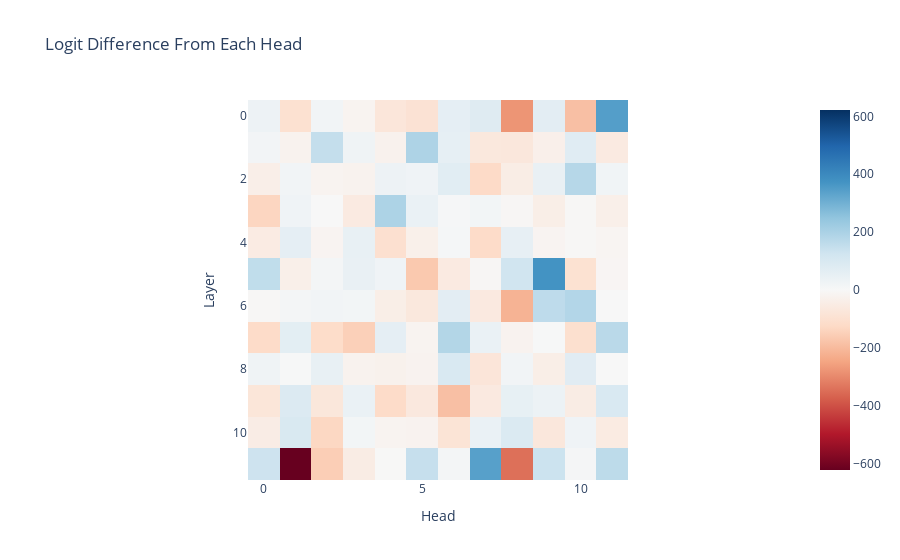

Notebook cell for this chart:
### Markdown cell above
### Repeated random subsequence

Input is generated as a random 3 token sequence which is then repeated 5 times. Head attribution is plotted against the direction of the first token in the subsequence.

### Code cell
random_tokens = torch.randint(0, 50257, (100, 3)).to(device)
random_tokens = random_tokens.repeat(1, 5)
random_token = torch.randint(0, 50257, (1, 1)).to(device)
random_token_direction = cache.model.tokens_to_residual_directions(random_token)
_, cache = model.run_with_cache(random_tokens)
heads = calculate_head_contribution(cache, random_token_direction.unsqueeze(0))

px.imshow(
    heads.cpu(),
    labels={"x": "Head", "y": "Layer"},
    title="Logit Difference From Each Head",
    color_continuous_midpoint=0.0,
    color_continuous_scale="RdBu",
)

### Figure 1 — Plotly figure (JSON) as saved in the notebook; plotly's stock layout.template omitted (floating-point values rounded to 4 significant figures; data arrays with more than 128 entries replaced by an {"elided": "..."} marker saying what was removed)
{"data": [{"coloraxis": "coloraxis", "hovertemplate": "Head: %{x}<br>Layer: %{y}<br>color: %{z}<extra></extra>", "name": "0", "type": "heatmap", "xaxis": "x", "yaxis": "y", "z": {"elided": "12x12 float values"}}], "layout": {"coloraxis": {"cmid": 0, "colorscale": [[0, "rgb(103,0,31)"], [0.1, "rgb(178,24,43)"], [0.2, "rgb(214,96,77)"], [0.3, "rgb(244,165,130)"], [0.4, "rgb(253,219,199)"], [0.5, "rgb(247,247,247)"], [0.6, "rgb(209,229,240)"], [0.7, "rgb(146,197,222)"], [0.8, "rgb(67,147,195)"], [0.9, "rgb(33,102,172)"], [1, "rgb(5,48,97)"]]}, "title": {"text": "Logit Difference From Each Head"}, "xaxis": {"anchor": "y", "constrain": "domain", "domain": [0, 1], "scaleanchor": "y", "title": {"text": "Head"}}, "yaxis": {"anchor": "x", "autorange": "reversed", "constrain": "domain", "domain": [0, 1], "title": {"text": "Layer"}}}}
